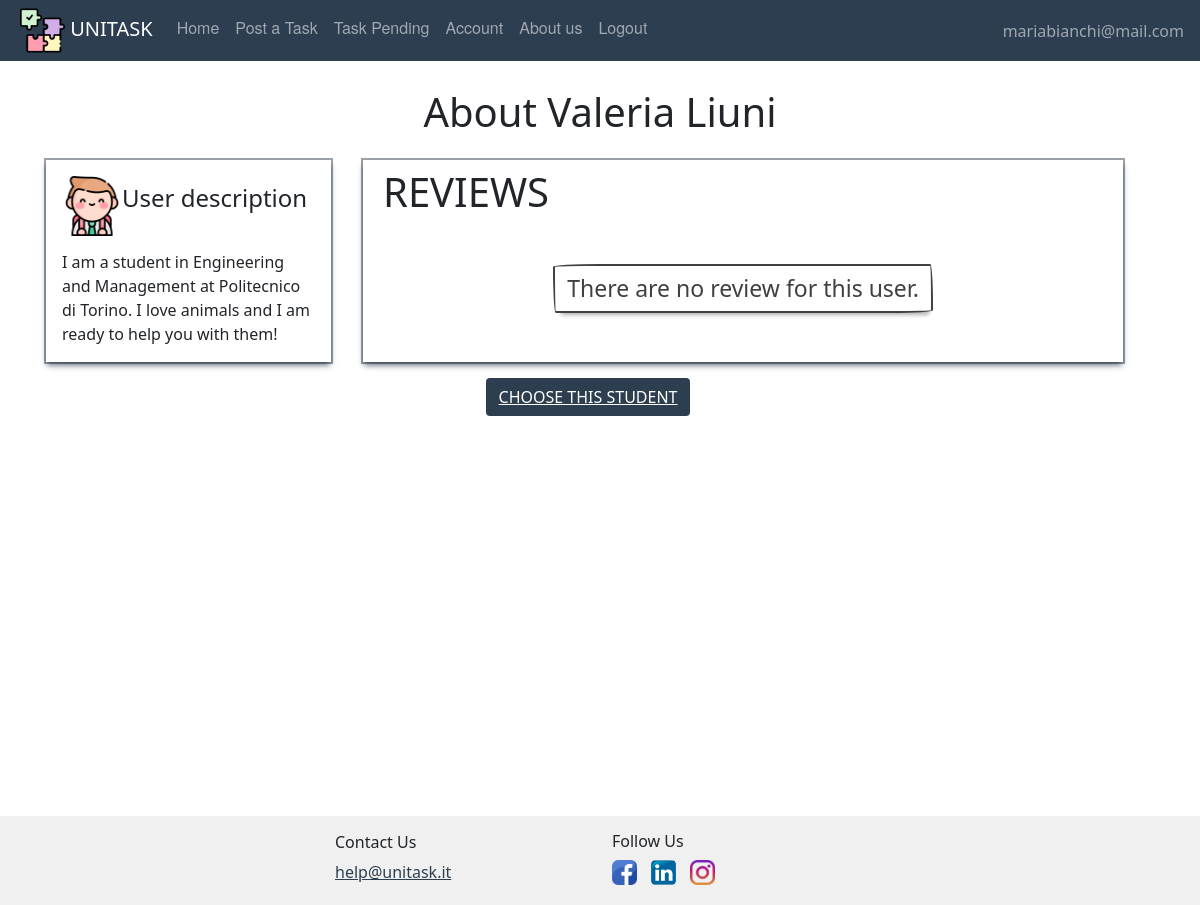
Before: /showreviews/2/1 (signed in) with the older database file.
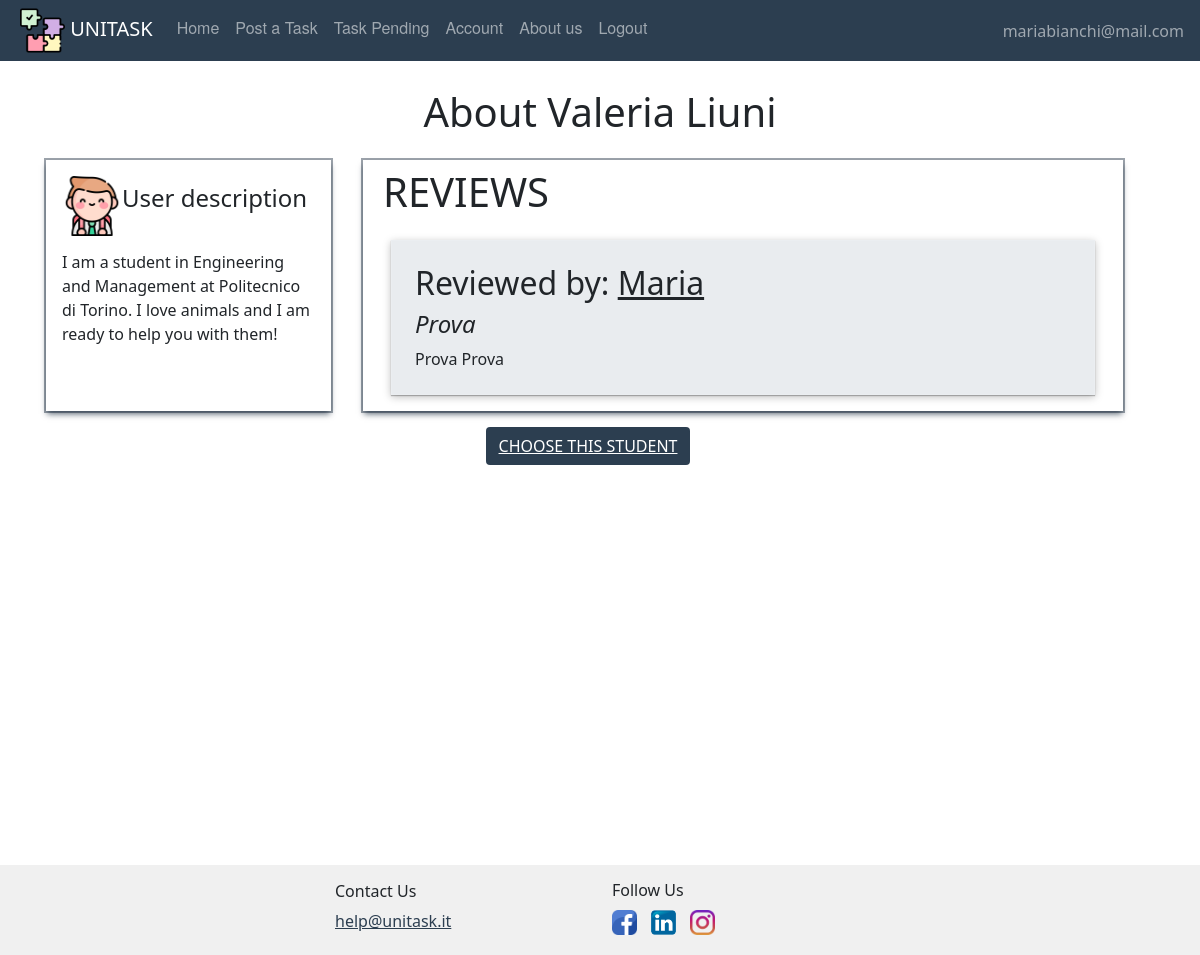
After: the same page with the newer database file.
### website/models.py (models this page shows)
class User(db.Model, UserMixin):
    id = db.Column(db.Integer, primary_key=True)
    email = db.Column(db.String(150), unique=True)
    password = db.Column(db.String(150))
    first_name = db.Column(db.String(150))
    surname = db.Column(db.String(150))
    description = db.Column(db.String(200))
    type = db.Column(db.String(20))
    reviewsposted = db.relationship('Review', foreign_keys='Review.id_reviewer',
                                    backref='author')
    reviewsreceived = db.relationship('Review', foreign_keys='Review.id_reviewed',
                                      backref='received')
    __mapper_args__ = {
        'polymorphic_on': type,
        'polymorphic_identity': 'user',
    }

class Review(db.Model, UserMixin):
    id = db.Column(db.Integer, primary_key=True)
    title = db.Column(db.String(150))
    text = db.Column(db.String(150))
    date = db.Column(db.DateTime(timezone=True), default=func.now)
    id_reviewer = db.Column(db.Integer, db.ForeignKey('user.id'))
    id_reviewed = db.Column(db.Integer, db.ForeignKey('user.id'))
    task_id = db.Column(db.Integer, db.ForeignKey('offer.id'))

### website/user/routes.py (the view)
@users.route('/showreviews/<user_id>/<task_id>', methods=['GET', 'POST'])
@login_required
def showreviews(user_id, task_id):
    if current_user.type == 'adult':
        reviewed = User.query.filter(User.id == user_id).first()
        var = current_user.reviewsreceived
        recensioni = Review.query.filter(Review.id_reviewed == user_id).all()
        return render_template("user/listofreview.html", user=current_user, recensioni=recensioni, reviewed=reviewed,
                               task_id=task_id)
    else:
        reviewed = User.query.filter(User.id == user_id).first()
        recensioni = Review.query.filter(Review.id_reviewed == user_id).all()
        return render_template("user/listofreview.html", user=current_user, recensioni=recensioni, reviewed=reviewed,
                               task_id=0)

### website/templates/user/listofreview.html (shortened to what this page needs)
{% extends "base.html" %}
{% block content %}
    <br/>
    <h1 align="center">About {{ reviewed.first_name }} {{ reviewed.surname }}</h1>
    <div class="container" style="margin-bottom: 50vh">
        <div class="row">
            <div align="center" class="col-3 profile-box m-3 p-3">
                <div style="display:inline">
                    <div style="position:relative; float:left">
                        {% if user.type=='student' %}
                            <img align="left" width="60" height="60" alt="usertype"
                                 src="/static/images/pic/worker.png"/>
                        {% elif user.type=='adult' %}
                            <img align="left" width="60" height="60" alt="usertype"
                                 src="/static/images/pic/student.png"/>
                        {% endif %}
                    </div>
                    <div style="position:relative; float:left;">
                        <h4 style="padding-top:8px;">User description</h4>
                    </div>
                </div>
                <br/><br/><br/>
                <div style="margin:2px 0px 0px 0px">
                    <div align="left">
                        {% if reviewed.description != None %}
                            <div class="profileDescription">
                                {{ reviewed.description }}
                            </div>
                        {% else %}
                            We are sorry! The user has no description.
                        {% endif %}
                    </div>
                </div>
            </div>
            <div class="col-8 reviews-box m-3">
                <h1 align="left" class="p-2">REVIEWS </h1>
                {% if reviewed.reviewsreceived|length !=0 %}
                    {% for recens in reviewed.reviewsreceived %}
                        <div class="box-review">
                            <h2>Reviewed by: <span class="review-author"> {{ recens.author.first_name }}</span></h2>
                            <h4 class="review-title">{{ recens.title }}</h4>
                            {{ recens.text }}
                        </div>
                    {% endfor %}
                {% else %}
                    <div class="row">
                        <div align="center" class="col" style="margin-top:2em;">
                            <div class="button-task">
                                There are no review for this user.
                            </div>
                        </div>
                    </div>
                {% endif %}
            </div>
            {% if user.type=='adult' %}
                <div class="row">
                    <div align="center" class="col">
                        <button style="background: #2c3e50; max-width: 50%; max-height: 100%" class="btn">
                            <a style="color: white"
                               href={{ url_for('adults.choosestud', task_id=task_id, stud_id=reviewed.id) }}>CHOOSE THIS
                                STUDENT</a></button>
                    </div>
                </div>
            {% endif %}
        </div>
    </div>
{% endblock %}

### website/templates/base.html (shortened to what this page needs)
<!DOCTYPE html>
<html lang="">
<head>
    <link href="/static/css/style.css" rel="stylesheet">
    <link href="https://cdn.jsdelivr.net/npm/bootstrap@5.0.2/dist/css/bootstrap.min.css" rel="stylesheet"
>
    <link href="https://netdna.bootstrapcdn.com/font-awesome/3.2.1/css/font-awesome.css" rel="stylesheet">
</head>
<body>
<nav class="navbar fixed-top navbar-expand-lg navbar-dark">
    <ul class="navbar-nav mr-auto">
        <li>
            <a style="padding-left:1em;" class="navbar-brand" href="#">
                <img src="/static/images/pic/puzzle.png" width="45" height="45"/>
                UNITASK
            </a></li>
        {% if user.is_authenticated %}
            {% if user.type=='adult' %}
                <li class="nav-item"><a class="nav-link" id="home" href="/">Home</a></li>
                <li class="nav-item"><a class="nav-link" id="posttask" href="{{ url_for('adults.posttask') }}">Post a
                    Task</a></li>
                <li class="nav-item"><a class="nav-link" id="offer" href="{{ url_for('adults.taskpending') }}">Task
                    Pending</a></li>
                <li class="nav-item"><a class="nav-link" id="account" href="{{ url_for('users.account') }}">Account</a>
                </li>
                <li class="nav-item"><a class="nav-link" id="aboutus" href="{{ url_for('users.about_us') }}">About
                    us</a></li>
                <li class="nav-item"><a class="nav-link" id="logout" href="{{ url_for('auth.logout') }}">Logout</a></li>
            {% endif %}
            </ul>
            <ul class="navbar-nav ms-auto">
                <li class="nav-item">
                    <span style="padding-right:1em;" class="navbar-text d-flex justify-content-end">
                     {{ user.email }}
                       </span>
                </li>
            </ul>
        {% endif %}
</nav>
{% block content %}
{% endblock %}
</body>
{% block footer %}
    <div class="container-fluid mt-5" style="background-color: #f0f0f0">
        <div class="container-lg">
            <div class="row row-cols-md-4 p-3">
                <div class="col-md pb-1 m-auto navbar-light">
                </div>
                <div class="col-md pb-1 m-auto">
                    <h6>Contact Us</h6>
                    <a style="color: #2c3e50" href="mailto:help@unitask.it">help@unitask.it</a>
                </div>
                <div class="col-md pb-1 m-auto">
                    <h6>Follow Us</h6>
                    <img class="img-fluid" style="max-height: 25px; min-width: 25px"
                         src="/static/images/pic/facebook.png"/>
                    <img class="img-fluid" style="max-height: 25px; min-width: 25px"
                         src="/static/images/pic/linkedin.png"/>
                    <img class="img-fluid" style="max-height: 25px; min-width: 25px"
                         src="/static/images/pic/instagram.png"/>
                </div>
                <div class="col-md pb-1">
                </div>
            </div>
        </div>
    </div>
{% endblock footer %}
</html>

### website/static/css/style.css (style rules this page uses)
body { padding-top:4em; }
.navbar { list-style-type: none; margin: 0; padding: 0; overflow: hidden; background-color: #2c3e50; }
.nav-link { display: block; color: white; text-align: center; padding: 14px 16px; text-decoration: none; font-family: "Helvetica Neue", Helvetica, Arial, sans-serif; }
.profile-box { box-shadow: rgba(6, 24, 44, 0.4) 0px 0px 0px 2px, rgba(6, 24, 44, 0.65) 0px 4px 6px -1px, rgba(255, 255, 255, 0.08) 0px 1px 0px inset; }
.reviews-box { box-shadow: rgba(6, 24, 44, 0.4) 0px 0px 0px 2px, rgba(6, 24, 44, 0.65) 0px 4px 6px -1px, rgba(255, 255, 255, 0.08) 0px 1px 0px inset; }
.review-author { text-decoration: underline; text-transform: capitalize; }
.review-title { font-style: italic; }
.box-review { background-color: #e9ecef; box-shadow: rgba(0, 0, 0, 0.25) 0px 0.0625em 0.0625em, rgba(0, 0, 0, 0.25) 0px 0.125em 0.5em, rgba(255, 255, 255, 0.1) 0px 0px 0px 1px inset; margin:1em; padding: 1.5em; }

Changed rows visible on the page:
added Review: author.first_name "Maria", title "Prova", text "Prova Prova"
Other visible differences:
text no longer shown: "There are no review for this user."
